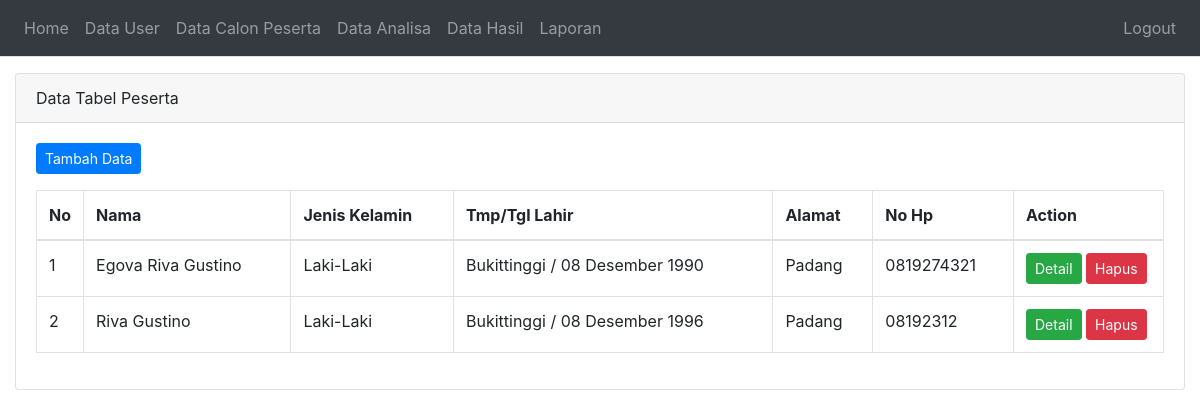
The app's page /admin/index.php?page=pages/peserta/index (signed in) with its own data.
### tables this page shows
CREATE TABLE IF NOT EXISTS `tb_peserta` (
  `peserta_id` int(11) NOT NULL,
  `peserta_nama` varchar(255) NOT NULL,
  `peserta_jenis_kelamin` varchar(255) NOT NULL,
  `peserta_tmp_tgl_lahir` varchar(255) NOT NULL,
  `peserta_agama` varchar(255) NOT NULL,
  `peserta_alamat` varchar(255) NOT NULL,
  `peserta_no_hp` varchar(255) NOT NULL,
  `peserta_foto` varchar(255) NOT NULL,
  `peserta_berkas` varchar(255) NOT NULL
);

### admin/assets/model/Conn.php (called while the page is built, shortened)
<?php
$conn = mysqli_connect('localhost', 'root', 'mysql', 'db_saw_satpam');
class Conn
{
    public function get($sql)
    {
        global $conn;
        $ambil = $conn->query($sql);
        $hasil = array();
        while ($pecah = $ambil->fetch_object()) {
            $hasil[] = $pecah;
        }
        return $hasil;
    }
}
function tgl_indo($tgl)
{
    $tanggal = substr($tgl, 8, 2);
    $bulan = getBulan(substr($tgl, 5, 2));
    $tahun = substr($tgl, 0, 4);
    return $tanggal . ' ' . $bulan . ' ' . $tahun;
}
function getBulan($bln)
{
    switch ($bln) {
        case 12:
            return "Desember";
            break;
    }
}

### admin/assets/model/Db.php (called while the page is built, shortened)
<?php
include 'Conn.php';
class Db extends Conn
{
    public function getAllPeserta()
    {
        $query = $this->get("SELECT * FROM tb_peserta");
        return $query;
    }
}

### admin/pages/peserta/index.php (the view)
<div class="container-fluid">
    <div class="card mt-3">
        <div class="card-header">Data Tabel Peserta</div>
        <div class="card-body">
            <a href="index.php?page=pages/peserta/add" class="btn btn-primary btn-sm mt-0 mb-3">Tambah Data</a>
            <table id="" class="table table-bordered">
                <thead>
                    <tr>
                        <th width='10px'>No</th>
                        <th>Nama</th>
                        <th>Jenis Kelamin</th>
                        <th>Tmp/Tgl Lahir</th>
                        <th>Alamat</th>
                        <th>No Hp</th>
                        <th>Action</th>
                    </tr>
                </thead>
                <tbody>
                    <?php
                    $dPesertas = $db->getAllPeserta();
                    foreach ($dPesertas as $no => $dPeserta) :
                        $pecahLahir = explode('/', $dPeserta->peserta_tmp_tgl_lahir);
                    ?>
                        <tr>
                            <td><?php echo ++$no ?></td>
                            <td><?php echo $dPeserta->peserta_nama ?></td>
                            <td><?php echo $dPeserta->peserta_jenis_kelamin ?></td>
                            <td><?php echo $pecahLahir[0] . ' / ' . tgl_indo($pecahLahir[1]) ?></td>
                            <td><?php echo $dPeserta->peserta_alamat ?></td>
                            <td><?php echo $dPeserta->peserta_no_hp ?></td>
                            <td width='150px'>
                                <a href="index.php?page=pages/peserta/detail&id=<?php echo $dPeserta->peserta_id ?>" class="btn btn-success btn-sm">Detail</a>
                                <a onclick="return confirm('Anda yakin hapus ?')" href="index.php?page=pages/peserta/delete&id=<?php echo $dPeserta->peserta_id ?>" class="btn btn-danger btn-sm">Hapus</a>
                            </td>
                        </tr>
                    <?php endforeach ?>
                </tbody>
            </table>
        </div>
    </div>
</div>

### admin/assets/css/simple-sidebar.css (style rules this page uses)
body { overflow-x: hidden; }

### records on screen
tb_peserta: peserta_nama "Egova Riva Gustino", peserta_jenis_kelamin "Laki-Laki", peserta_tmp_tgl_lahir "Bukittinggi", peserta_tmp_tgl_lahir "08 Desember 1990", peserta_alamat "Padang", peserta_no_hp "0819274321"
tb_peserta: peserta_nama "Riva Gustino", peserta_jenis_kelamin "Laki-Laki", peserta_tmp_tgl_lahir "Bukittinggi", peserta_tmp_tgl_lahir "08 Desember 1996", peserta_alamat "Padang", peserta_no_hp "08192312"
